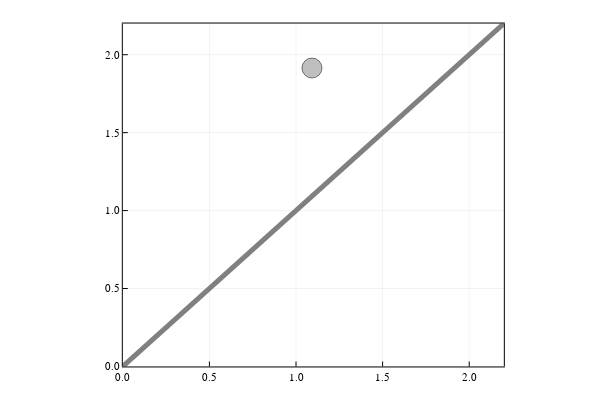

The notebook cell this image was saved under:
### Code cell
# compute Dowker persistence
_, _, D, _ = compute_distance(small, large);
W = compute_Witness_persistence(D)
W_barcode = barcode(W["eirene_output"], dim = 1)
plot_PD(W_barcode, 
        markersize = 10,
        pd_min = 0,
        pd_max = 2.2,
        background_color=:transparent, foreground_color=:black)

### Figure 1 — Plotly figure (JSON) as saved in the notebook; plotly's stock layout.template omitted (floating-point values rounded to 4 significant figures)
{"data": [{"colorbar": {"title": ""}, "hoverinfo": "text", "legendgroup": "", "marker": {"color": "rgba(128, 128, 128, 0.500)", "line": {"color": "rgba(0, 0, 0, 0.500)", "width": 1}, "size": 20, "symbol": "circle"}, "mode": "markers", "name": "", "showlegend": false, "text": [1], "type": "scatter", "x": [1.092], "xaxis": "x1", "y": [1.915], "yaxis": "y1", "zmax": null, "zmin": null}, {"colorbar": {"title": ""}, "legendgroup": "", "line": {"color": "rgba(128, 128, 128, 1.000)", "dash": "solid", "shape": "linear", "width": 5}, "mode": "lines", "name": "", "showlegend": false, "type": "scatter", "x": [0, 2.2], "xaxis": "x1", "y": [0, 2.2], "yaxis": "y1", "zmax": null, "zmin": null}], "layout": {"annotations": [], "height": 400, "legend": {"bgcolor": "rgba(0, 0, 0, 0.000)", "bordercolor": "rgba(0, 0, 0, 1.000)", "borderwidth": 1, "font": {"color": "rgba(0, 0, 0, 1.000)", "family": "sans-serif", "size": 11}, "tracegroupgap": 0, "traceorder": "normal", "x": 1, "xanchor": "right", "y": 0.07, "yanchor": "bottom"}, "margin": {"b": 20, "l": 0, "r": 0, "t": 20}, "paper_bgcolor": "rgba(0, 0, 0, 0.000)", "plot_bgcolor": "rgba(0, 0, 0, 0.000)", "showlegend": true, "width": 600, "xaxis": {"anchor": "y1", "domain": [0.2047, 0.8397], "gridcolor": "rgba(0, 0, 0, 0.100)", "gridwidth": 0.5, "linecolor": "rgba(0, 0, 0, 1.000)", "mirror": true, "range": [0, 2.2], "showgrid": true, "showline": true, "showticklabels": true, "tickangle": 0, "tickcolor": "rgb(0, 0, 0)", "tickfont": {"color": "rgba(0, 0, 0, 1.000)", "family": "sans-serif", "size": 11}, "tickmode": "array", "ticks": "inside", "ticktext": ["0.0", "0.5", "1.0", "1.5", "2.0"], "tickvals": [0, 0.5, 1, 1.5, 2], "title": "", "titlefont": {"color": "rgba(0, 0, 0, 1.000)", "family": "sans-serif", "size": 15}, "type": "-", "visible": true, "zeroline": false, "zerolinecolor": "rgba(0, 0, 0, 1.000)"}, "yaxis": {"anchor": "x1", "domain": [0.03762, 0.9902], "gridcolor": "rgba(0, 0, 0, 0.100)", "gridwidth": 0.5, "linecolor": "rgba(0, 0, 0, 1.000)", "mirror": true, "range": [0, 2.2], "showgrid": true, "showline": true, "showticklabels": true, "tickangle": 0, "tickcolor": "rgb(0, 0, 0)", "tickfont": {"color": "rgba(0, 0, 0, 1.000)", "family": "sans-serif", "size": 11}, "tickmode": "array", "ticks": "inside", "ticktext": ["0.0", "0.5", "1.0", "1.5", "2.0"], "tickvals": [0, 0.5, 1, 1.5, 2], "title": "", "titlefont": {"color": "rgba(0, 0, 0, 1.000)", "family": "sans-serif", "size": 15}, "type": "-", "visible": true, "zeroline": false, "zerolinecolor": "rgba(0, 0, 0, 1.000)"}}}
